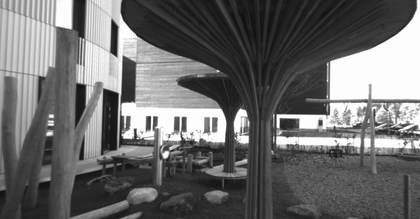
%> input picture playground/im0.png, 420 x 219 px, shrunk from 941 x 490 before the run
$ octave challenge.m   (GNU Octave 9; MATLAB toolbox functions it lacks are replaced by stand-ins)
%> lines starting %> are read from the running program, lines starting %| are printed output that depends on the picture
### disparity_map.m
function [D, R, T] = disparity_map(scene_path)
%> called with scene_path = 'terrace'
% This function receives the path to a scene folder and calculates the
% disparity map of the included stereo image pair. Also, the Euclidean
% motion is returned as Rotation R and Translation T.
%% extract the information in calib.txt
hwait=waitbar(0,'loading the data');


fid = fopen([scene_path, '/calib.txt']);
cal_data = textscan(fid,'%s','delimiter','');
fclose(fid);

left_image = imread([scene_path, '/im0.png']);
%> left_image is the input picture: size 219x420x3 uint8; min 17, max 255, mean 107.1
right_image = imread([scene_path, '/im1.png']);
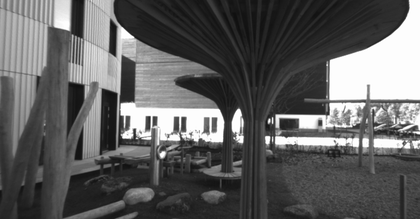
%> input picture playground/im1.png, 420 x 219 px, shrunk from 941 x 490 before the run
%> right_image is the input picture: size 219x420x3 uint8; min 16, max 255, mean 95.7

cam1_str = cal_data{1,1}{1}(7:end-1);
cam2_str = cal_data{1,1}{2}(7:end-1);
cam1 = str2num(cam1_str);
cam2 = str2num(cam2_str);

baseline_str =  cal_data{1,1}{4}(10:end);
baseline = str2num(baseline_str);

ndisp_str = cal_data{1,1}{7}(7:end);
ndisp = str2num(ndisp_str);

%% compute R and T
close(hwait)
hwait=waitbar(0.33,'computing R and T');


IGray1 = rgb_to_gray(left_image);
IGray2 = rgb_to_gray(right_image);

% Harris-Merkmale berechnen
Merkmale1 = harris_detektor(IGray1,'segment_length',9,'k',0.05,'min_dist',50,'N',20,'do_plot',false);
Merkmale2 = harris_detektor(IGray2,'segment_length',9,'k',0.05,'min_dist',50,'N',20,'do_plot',false);

Korrespondenzen = punkt_korrespondenzen(IGray1,IGray2,Merkmale1,Merkmale2,'window_length',25,'min_corr', 0.90,'do_plot',false);

%  Finde robuste Korrespondenzpunktpaare mit Hilfe des RANSAC-Algorithmus
Korrespondenzen_robust = F_ransac(Korrespondenzen, 'tolerance', 0.04);
E = achtpunktalgorithmus(Korrespondenzen_robust, cam1, cam2);
[T1, R1, T2, R2]=TR_aus_E(E);
[T, R] = rekonstruktion(T1, T2, R1, R2, Korrespondenzen_robust, cam1, cam2);


% show T in meter
T = T*baseline*(-1)/1000;

%% computation of disparity map
close(hwait);
hwait=waitbar(0.66,'computing disparity and PSNR');

if ndisp > 500;
    ndisp = 40;
end

disparity_left = batchmatching_inv(fliplr(right_image), fliplr(left_image), ndisp);

D =normalization(disparity_left);

close(hwait);
hwait=waitbar(1,'finished');
close(hwait);


end

### rgb_to_gray.m
function gray_image = rgb_to_gray(input_image)
    % Diese Funktion soll ein RGB-Bild in ein Graustufenbild umwandeln. Falls
    % das Bild bereits in Graustufen vorliegt, soll es direkt zurueckgegeben werden.

    % HA 1.1
    % ob das Bild in Graustufen vorliegt
    if numel(size(input_image))==2
        gray_image=input_image;
    else
        image_double=double(input_image);
        image_double_r=image_double(:,:,1);
        image_double_g=image_double(:,:,2);
        image_double_b=image_double(:,:,3);
        gray_image=0.299 * image_double_r + 0.587 * image_double_g + 0.114 * image_double_b;
        gray_image=uint8(gray_image);
%> gray_image: size 219x420 uint8

    end
end

### sobel_xy.m
function [Fx, Fy] = sobel_xy(input_image)
    % In dieser Funktion soll das Sobel-Filter implementiert werden, welches
    % ein Graustufenbild einliest und den Bildgradienten in x- sowie in
    % y-Richtung zurueckgibt.

    % HA 1.2
    horizontal_kernel=[1,0,-1;2,0,-2;1,0,-1];
    vertical_kernel=[1,2,1;0,0,0;-1,-2,-1];
    Fx=conv2(input_image,horizontal_kernel,'same');
    Fy=conv2(input_image,vertical_kernel,'same');
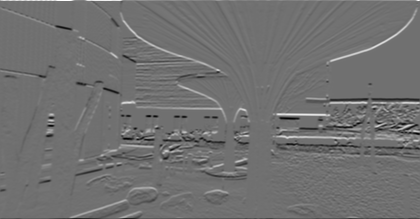
%> Fy: size 219x420 double; min -804, max 1012, mean -0.4; drawn with min black and max white
end

### harris_detektor.m
 function merkmale = harris_detektor(input_image, varargin)
    %% Input parser
    %HA1.3+HA1.7
    default_segment_length=15;
    default_k=0.05;
    default_tau=10^6;
    default_do_plot=false;
    default_min_dist=20;
    default_tile_size=[200,200];
    default_N=5;

    validationFcn_segment_length=@(x) isnumeric(x) && (mod(x,2)==1) && (x > 1);
    validationFcn_k=@(x) isnumeric(x) && (x>=0) && (x<= 1);
    validationFcn_tau=@(x) isnumeric(x) && (x>0);
    validationFcn_do_plot=@(x) islogical(x);
    validationFcn_min_dist=@(x) isnumeric(x) && x>=1;
    validationFcn_tile_size=@(x) isnumeric(x);
    validationFcn_N=@(x) isnumeric(x) && x>=1;

    p = inputParser;

    addParameter(p,'segment_length',default_segment_length,validationFcn_segment_length);
    addParameter(p,'k',default_k,validationFcn_k);
    addParameter(p,'tau',default_tau,validationFcn_tau);
    addParameter(p,'do_plot',default_do_plot,validationFcn_do_plot);
    addParameter(p,'min_dist',default_min_dist,validationFcn_min_dist);
    addParameter(p,'tile_size',default_tile_size,validationFcn_tile_size);
    addParameter(p,'N',default_N,validationFcn_N);

    parse(p,varargin{:});
    segment_length=p.Results.segment_length;
    k=p.Results.k;
    tau=p.Results.tau;
    do_plot=p.Results.do_plot;
    min_dist=p.Results.min_dist;
    if length(p.Results.tile_size)==2
        tile_size=p.Results.tile_size;
    else tile_size=[p.Results.tile_size,p.Results.tile_size];
    end
    N=p.Results.N;


    %% Vorbereitung zur Feature Detektion
    %HA1.4

    % Pruefe ob es sich um ein Grauwertbild handelt
    if numel(size(input_image))~=2
        error('Image format has to be NxMx1');
    end

    % Approximation des Bildgradienten
    [Ix, Iy] = sobel_xy(double(input_image));

    % Gewichtung
%     w=fspecial('gaussian',[segment_length 1],segment_length/5);
%     W=w*w';

    W = guassian_filter(segment_length, segment_length/5);


    % Harris Matrix G
    Ix2 = Ix.^2;
    Iy2 = Iy.^2;
    IxIy = Ix.*Iy;
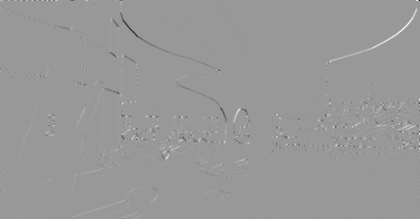
%> IxIy: size 219x420 double; min -580635, max 391160, mean 483.4; drawn with min black and max white

    G11=filter2(W,Ix2);
    G22=filter2(W,Iy2);
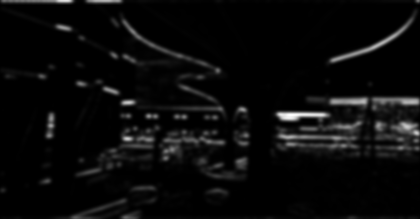
%> G22: size 219x420 double; min 0, max 254479, mean 11088; drawn with min black and max white
    G12=filter2(W,IxIy);
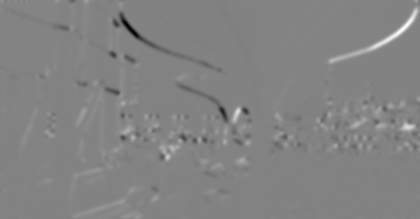
%> G12: size 219x420 double; min -116620.5, max 110620.7, mean 478.1; drawn with min black and max white

    %% Merkmalsextraktion ueber die Harrismessung
    % HA1.5

    merkmale = {0, 0, 0};
    [height,width]=size(input_image);
    corners=zeros(height,width);

    % obtain the Harris matrix by calculating the Harris value of each pixel
    for i=1:height
        for j=1:width
            M=[G11(i,j) G12(i,j);G12(i,j) G22(i,j)];
            H(i,j)=det(M)-k*(trace(M))^2;
        end
    end
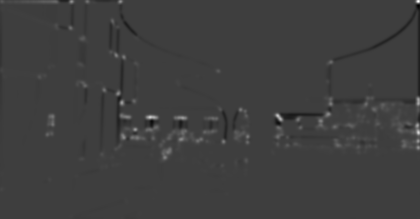
%> H: size 219x420 double; min -5.55e+09, max 1.72e+10, mean 61297138.1; drawn with min black and max white
    corners=H;

    % dealing with the edge of the corner matrix
    % eliminate all pixels which are at the edge
    rand=ceil(segment_length/2);
    corners(1:rand,:)=0;
    corners(height-rand+1:height,:)=0;
    corners(:,1:rand)=0;
    corners(:,width-rand+1:width)=0;

    % eliminate the pixels whose vaule is smaller than threshold 'tau'
    corners(corners<tau)=0;
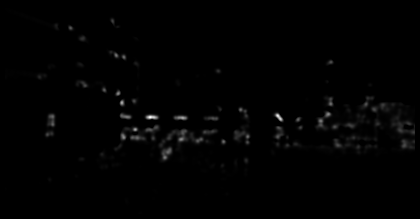
%> corners: size 219x420 double; min 0, max 1.24e+10, mean 100733035.8; drawn with min black and max white

    % extract the index of the corner pixel, convert them into x/y coordinate form
    [y1,x1]=find(corners);
%> y1 = 23331 values from 6 to 214; x1 = 23331 values from 6 to 415


    %% Merkmalsvorbereitung
    % HA1.9

    [height,width]=size(corners);

    %add zero edge to corner matrix
    left=zeros(height,min_dist);
    right=zeros(height,min_dist);
    top=zeros(min_dist,width+min_dist*2);
    bottom=zeros(min_dist,width+min_dist*2);
    b=[left corners right];
%> (the rest of the program and of its run is left out)
